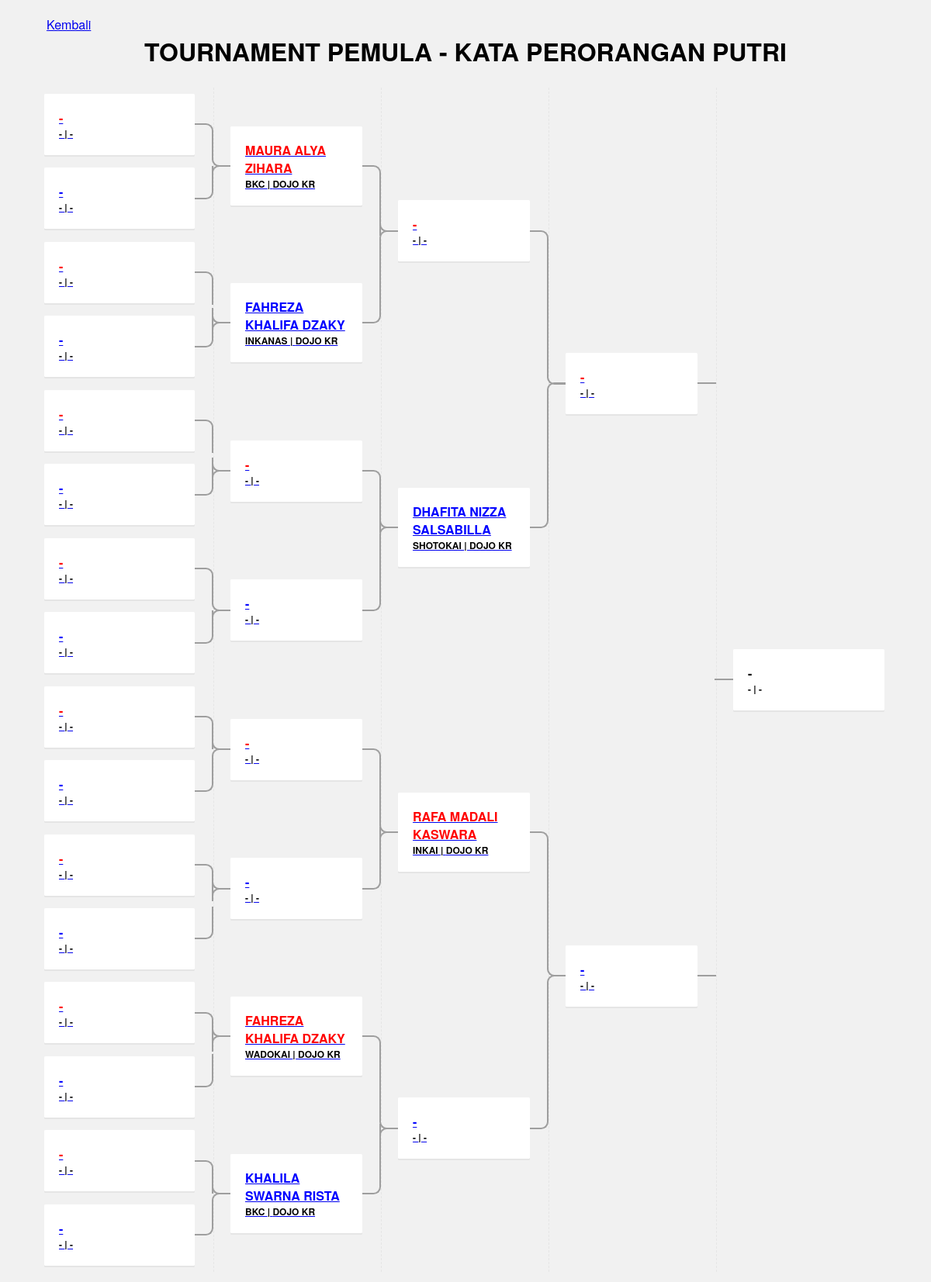
/admin-dashboard/1/bagan-detail/287 (signed in), run on the app's committed database.
### backend/models.py (models this page shows, shortened)
class Bagan(models.Model):
    TIPE = [
        ('1', 'Kata'),
        ('2', 'Kumite'),
    ]
    event = models.ForeignKey(Event, null=True, blank=True, on_delete=models.CASCADE)
    nama_bagan = models.CharField(max_length=100, null=True, blank=True)
    nomor_tanding = models.ForeignKey(NomorTanding, null=True, blank=True, on_delete=models.SET_NULL)
    tipe_tanding = models.CharField(max_length=20, null=True, blank=True, choices=TIPE)

class DetailBagan(models.Model):
    bagan = models.ForeignKey(Bagan, null=True, blank=True, on_delete=models.CASCADE)
    round = models.IntegerField()
    urutan = models.IntegerField()
    atlet1 = models.ForeignKey(Atlet, null=True, blank=True, on_delete=models.SET_NULL, related_name="atlet1")
    atlet2 = models.ForeignKey(Atlet, null=True, blank=True, on_delete=models.SET_NULL, related_name="atlet2")
    score1 = models.CharField(max_length=10, null=True, blank=True)
    score2 = models.CharField(max_length=10, null=True, blank=True)
    hantei = models.BooleanField(default=False)

class Atlet(models.Model):
    event = models.ForeignKey(Event, null=True, blank=True, on_delete=models.CASCADE)
    nama_atlet = models.CharField(max_length=50, null=True, blank=True)
    perguruan = models.ForeignKey(Perguruan, null=True, blank=True, on_delete=models.SET_NULL)
    utusan = models.ForeignKey(Utusan, null=True, blank=True, on_delete=models.SET_NULL)
    nomor_tanding = models.ForeignKey(NomorTanding, null=True, blank=True, on_delete=models.SET_NULL)

class Perguruan(models.Model):
    event = models.ForeignKey(Event, null=True, blank=True, on_delete=models.CASCADE)
    nama_perguruan = models.CharField(max_length=50, null=True, blank=True)

class Utusan(models.Model):
    event = models.ForeignKey(Event, null=True, blank=True, on_delete=models.CASCADE)
    nama_utusan = models.CharField(max_length=50, null=True, blank=True)

### backend/views.py (the view)
# urls.py: path('admin-dashboard/<int:event_pk>/bagan-detail/<int:bagan_pk>', admin_bagan_detail, name="admin-bagan-detail"),
def admin_bagan_detail(request, event_pk, bagan_pk):
    event = Event.objects.get(pk=event_pk)
    admin_tatami = AdminTatami.objects.filter(user=request.user, event=event).first()
    bagan = Bagan.objects.get(pk=bagan_pk)
    detail_bagans_round_1 = DetailBagan.objects.filter(bagan=bagan, round=1).order_by('urutan')
    detail_bagans_round_2 = DetailBagan.objects.filter(bagan=bagan, round=2).order_by('urutan')
    detail_bagans_round_3 = DetailBagan.objects.filter(bagan=bagan, round=3).order_by('urutan')
    detail_bagans_round_4 = DetailBagan.objects.filter(bagan=bagan, round=4).order_by('urutan')
    context = {
        'on': 'utama',
        'event': event,
        'admin_tatami': admin_tatami,
        'bagan': bagan,
        'detail_bagans_round_1': detail_bagans_round_1,
        'detail_bagans_round_2': detail_bagans_round_2,
        'detail_bagans_round_3': detail_bagans_round_3,
        'detail_bagans_round_4': detail_bagans_round_4,
    }
    return render(request, 'admin/bagan-detail.html', context)

### backend/templates/admin/bagan-detail.html (shortened to what this page needs)
 {% load static %}
<!DOCTYPE html>
<html lang="en" >
<head>
</head>
<body>
<div class="container">
    <a href="{% url 'admin-dashboard' event_pk=event.pk %}">Kembali</a>
  <h1>{{ bagan.nama_bagan }}</h1>
  <div class="tournament-bracket tournament-bracket--rounded">
    <div class="tournament-bracket__round tournament-bracket__round--quarterfinals">
      <ul class="tournament-bracket__list">
        {% for detail_bagan in detail_bagans_round_1 %}
        <li class="tournament-bracket__item">
          <div class="tournament-bracket__match" tabindex="0">
            <a href="{% url 'control-panel' event_pk=event.pk bagan_pk=bagan.pk detailbagan_pk=detail_bagan.pk %}">
            <table class="tournament-bracket__table">
              <tbody class="tournament-bracket">
                <td class="tournament-bracket__team">
                    <span style="font-size: 12px"><b>{% if detail_bagan.atlet1 %}{{ detail_bagan.atlet1.perguruan.nama_perguruan }}{% else %}-{% endif %} | {% if detail_bagan.atlet1 %}{{ detail_bagan.atlet1.utusan.nama_utusan }}{% else %}-{% endif %}</b></span>
                    <span style="color: red; padding-top: -20px;"><b>{% if detail_bagan.atlet1 %}{{ detail_bagan.atlet1.nama_atlet }}{% else %}-{% endif %}</b></span>
                </td>
              </tbody>
            </table>
            </a>
          </div>
        </li>
        <li class="tournament-bracket__item">
          <div class="tournament-bracket__match" tabindex="0">
            <a href="{% url 'control-panel' event_pk=event.pk bagan_pk=bagan.pk detailbagan_pk=detail_bagan.pk %}">
            <table class="tournament-bracket__table">
              <tbody class="tournament-bracket">
                <td class="tournament-bracket__team">
                    <span style="font-size: 12px;"><b>{% if detail_bagan.atlet2 %}{{ detail_bagan.atlet2.perguruan.nama_perguruan }}{% else %}-{% endif %} | {% if detail_bagan.atlet2 %}{{ detail_bagan.atlet2.utusan.nama_utusan }}{% else %}-{% endif %}</b></span>
                    <span style="color: blue"><b>{% if detail_bagan.atlet2 %}{{ detail_bagan.atlet2.nama_atlet }}{% else %}-{% endif %}</b></span>
                </td>
              </tbody>
            </table>
            </a>
          </div>
        </li>
        {% endfor %}
      </ul>
    </div>
    <div class="tournament-bracket__round tournament-bracket__round--semifinals">
      <ul class="tournament-bracket__list">
        {% for detail_bagan in detail_bagans_round_2 %}
        <li class="tournament-bracket__item">
          <div class="tournament-bracket__match" tabindex="0">
            <a href="{% url 'control-panel' event_pk=event.pk bagan_pk=bagan.pk detailbagan_pk=detail_bagan.pk %}">
            <table class="tournament-bracket__table">
              <tbody class="tournament-bracket">
                <td class="tournament-bracket__team">
                    <span style="font-size: 12px"><b>{% if detail_bagan.atlet1 %}{{ detail_bagan.atlet1.perguruan.nama_perguruan }}{% else %}-{% endif %} | {% if detail_bagan.atlet1 %}{{ detail_bagan.atlet1.utusan.nama_utusan }}{% else %}-{% endif %}</b></span>
                    <span style="color: red; padding-top: -20px;"><b>{% if detail_bagan.atlet1 %}{{ detail_bagan.atlet1.nama_atlet }}{% else %}-{% endif %}</b></span>
                </td>
              </tbody>
            </table>
            </a>
          </div>
        </li>
        <li class="tournament-bracket__item">
          <div class="tournament-bracket__match" tabindex="0">
            <a href="{% url 'control-panel' event_pk=event.pk bagan_pk=bagan.pk detailbagan_pk=detail_bagan.pk %}">
            <table class="tournament-bracket__table">
              <tbody class="tournament-bracket">
                <td class="tournament-bracket__team">
                    <span style="font-size: 12px;"><b>{% if detail_bagan.atlet2 %}{{ detail_bagan.atlet2.perguruan.nama_perguruan }}{% else %}-{% endif %} | {% if detail_bagan.atlet2 %}{{ detail_bagan.atlet2.utusan.nama_utusan }}{% else %}-{% endif %}</b></span>
                    <span style="color: blue"><b>{% if detail_bagan.atlet2 %}{{ detail_bagan.atlet2.nama_atlet }}{% else %}-{% endif %}</b></span>
                </td>
              </tbody>
            </table>
            </a>
          </div>
        </li>
        {% endfor %}
      </ul>
    </div>
    <div class="tournament-bracket__round tournament-bracket__round--bronze">
      <ul class="tournament-bracket__list">
        {% for detail_bagan in detail_bagans_round_3 %}
        <li class="tournament-bracket__item">
          <div class="tournament-bracket__match" tabindex="0">
            <a href="{% url 'control-panel' event_pk=event.pk bagan_pk=bagan.pk detailbagan_pk=detail_bagan.pk %}">
            <table class="tournament-bracket__table">
              <tbody class="tournament-bracket">
                <td class="tournament-bracket__team">
                    <span style="font-size: 12px"><b>{% if detail_bagan.atlet1 %}{{ detail_bagan.atlet1.perguruan.nama_perguruan }}{% else %}-{% endif %} | {% if detail_bagan.atlet1 %}{{ detail_bagan.atlet1.utusan.nama_utusan }}{% else %}-{% endif %}</b></span>
                    <span style="color: red; padding-top: -20px;"><b>{% if detail_bagan.atlet1 %}{{ detail_bagan.atlet1.nama_atlet }}{% else %}-{% endif %}</b></span>
                </td>
              </tbody>
            </table>
            </a>
          </div>
        </li>
        <li class="tournament-bracket__item">
          <div class="tournament-bracket__match" tabindex="0">
            <a href="{% url 'control-panel' event_pk=event.pk bagan_pk=bagan.pk detailbagan_pk=detail_bagan.pk %}">
            <table class="tournament-bracket__table">
              <tbody class="tournament-bracket">
                <td class="tournament-bracket__team">
                    <span style="font-size: 12px;"><b>{% if detail_bagan.atlet2 %}{{ detail_bagan.atlet2.perguruan.nama_perguruan }}{% else %}-{% endif %} | {% if detail_bagan.atlet2 %}{{ detail_bagan.atlet2.utusan.nama_utusan }}{% else %}-{% endif %}</b></span>
                    <span style="color: blue"><b>{% if detail_bagan.atlet2 %}{{ detail_bagan.atlet2.nama_atlet }}{% else %}-{% endif %}</b></span>
                </td>
              </tbody>
            </table>
            </a>
          </div>
        </li>
        {% endfor %}
      </ul>
    </div>
    <div class="tournament-bracket__round tournament-bracket__round--gold">
      <ul class="tournament-bracket__list">
        {% for detail_bagan in detail_bagans_round_4 %}
        <li class="tournament-bracket__item">
          <div class="tournament-bracket__match" tabindex="0">
            <a href="{% url 'control-panel' event_pk=event.pk bagan_pk=bagan.pk detailbagan_pk=detail_bagan.pk %}">
            <table class="tournament-bracket__table">
              <tbody class="tournament-bracket">
                <td class="tournament-bracket__team">
                  <span style="font-size: 12px"><b>{% if detail_bagan.atlet1 %}{{ detail_bagan.atlet1.perguruan.nama_perguruan }}{% else %}-{% endif %} | {% if detail_bagan.atlet1 %}{{ detail_bagan.atlet1.utusan.nama_utusan }}{% else %}-{% endif %}</b></span>
                  <span style="color: red; padding-top: -20px;"><b>{% if detail_bagan.atlet1 %}{{ detail_bagan.atlet1.nama_atlet }}{% else %}-{% endif %}</b></span>
                </td>
              </tbody>
            </table>
            </a>
          </div>
        </li>
        <li class="tournament-bracket__item">
          <div class="tournament-bracket__match" tabindex="0">
            <a href="{% url 'control-panel' event_pk=event.pk bagan_pk=bagan.pk detailbagan_pk=detail_bagan.pk %}">
            <table class="tournament-bracket__table">
              <tbody class="tournament-bracket">
                <td class="tournament-bracket__team">
                    <span style="font-size: 12px;"><b>{% if detail_bagan.atlet2 %}{{ detail_bagan.atlet2.perguruan.nama_perguruan }}{% else %}-{% endif %} | {% if detail_bagan.atlet2 %}{{ detail_bagan.atlet2.utusan.nama_utusan }}{% else %}-{% endif %}</b></span>
                    <span style="color: blue"><b>{% if detail_bagan.atlet2 %}{{ detail_bagan.atlet2.nama_atlet }}{% else %}-{% endif %}</b></span>
                </td>
              </tbody>
            </table>
            </a>
          </div>
        </li>
        {% endfor %}
      </ul>
    </div>
    <div class="tournament-bracket__round tournament-bracket__round--gold">
      <ul class="tournament-bracket__list">
        <li class="tournament-bracket__item">
          <div class="tournament-bracket__match" tabindex="0">
            <table class="tournament-bracket__table">
              <tbody class="tournament-bracket">
                <td class="tournament-bracket__team">
                    <span style="font-size: 12px"><b>{% if detail_bagan.atlet1 %}{{ detail_bagan.atlet1.perguruan.nama_perguruan }}{% else %}-{% endif %} | {% if detail_bagan.atlet1 %}{{ detail_bagan.atlet1.utusan.nama_utusan }}{% else %}-{% endif %}</b></span>
                    <span style="padding-top: -20px;"><b>{% if detail_bagan.atlet1 %}{{ detail_bagan.atlet1.nama_atlet }}{% else %}-{% endif %}</b></span>
                </td>
              </tbody>
            </table>
          </div>
        </li>
      </ul>
    </div>
  </div>
</div>
</body>
</html>

### data on the page
Bagan: nama_bagan "TOURNAMENT PEMULA - KATA PERORANGAN PUTRI"
DetailBagan: atlet1.perguruan.nama_perguruan "BKC", atlet1.utusan.nama_utusan "DOJO KR", atlet1.nama_atlet "MAURA ALYA ZIHARA", atlet2.perguruan.nama_perguruan "INKANAS", atlet2.utusan.nama_utusan "DOJO KR", atlet2.nama_atlet "FAHREZA KHALIFA DZAKY"
DetailBagan: atlet1.perguruan.nama_perguruan "WADOKAI", atlet1.utusan.nama_utusan "DOJO KR", atlet1.nama_atlet "FAHREZA KHALIFA DZAKY", atlet2.perguruan.nama_perguruan "BKC", atlet2.utusan.nama_utusan "DOJO KR", atlet2.nama_atlet "KHALILA SWARNA RISTA"
DetailBagan: atlet2.perguruan.nama_perguruan "SHOTOKAI", atlet2.utusan.nama_utusan "DOJO KR", atlet2.nama_atlet "DHAFITA NIZZA SALSABILLA"
DetailBagan: atlet1.perguruan.nama_perguruan "INKAI", atlet1.utusan.nama_utusan "DOJO KR", atlet1.nama_atlet "RAFA MADALI KASWARA"
